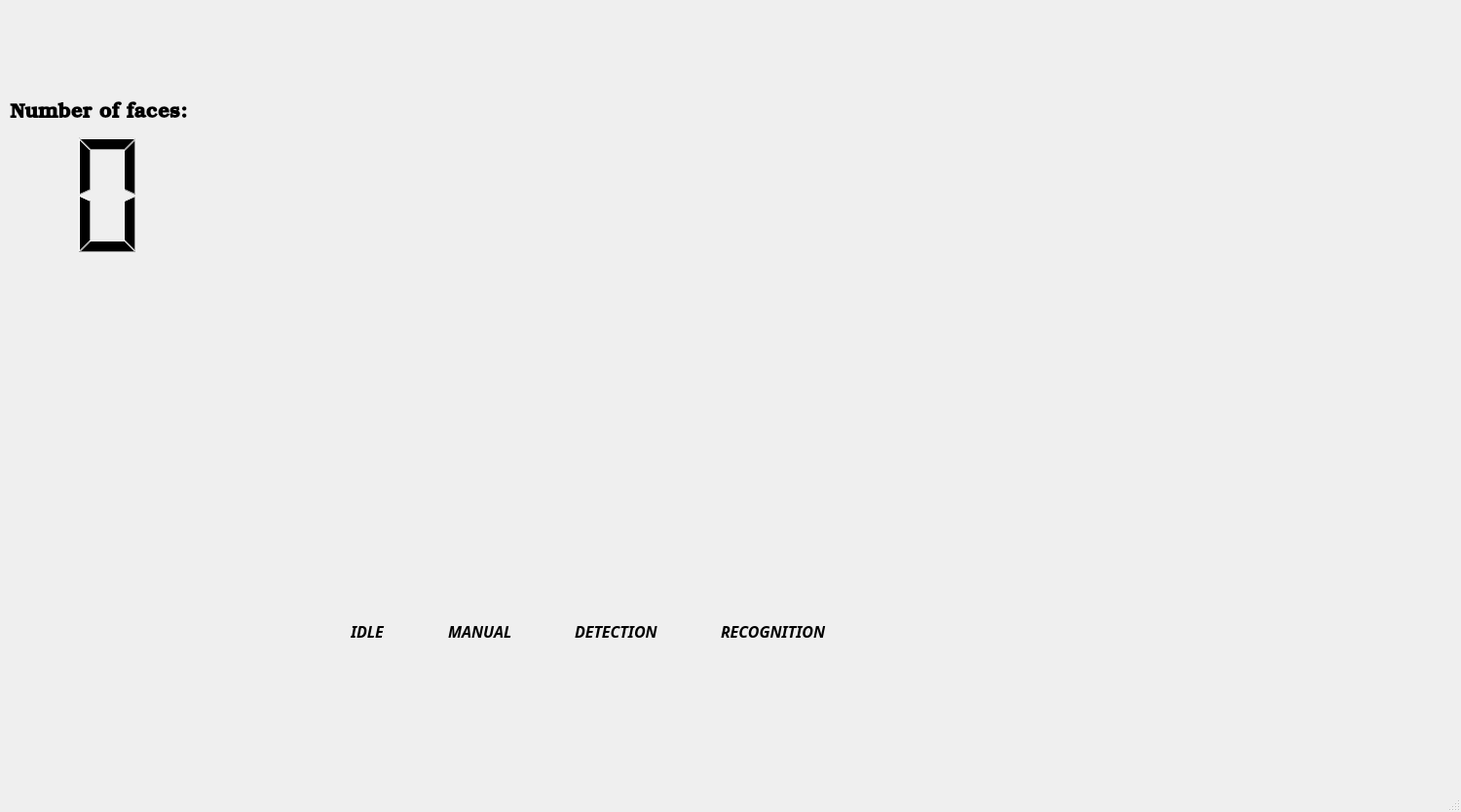
<?xml version="1.0" encoding="UTF-8"?>
<ui version="4.0">
 <class>MainWindow</class>
 <widget class="QMainWindow" name="MainWindow">
  <property name="geometry">
   <rect>
    <x>0</x>
    <y>0</y>
    <width>1500</width>
    <height>834</height>
   </rect>
  </property>
  <property name="font">
   <font>
    <family>Noto Color Emoji</family>
    <pointsize>72</pointsize>
    <weight>75</weight>
    <bold>true</bold>
   </font>
  </property>
  <property name="windowTitle">
   <string>MainWindow</string>
  </property>
  <property name="styleSheet">
   <string notr="true">#MainWindow{
background-color: transparent;
border-image: url(:etc/bimgs_qt/menu_backgroung.jpg);
background: none;
border: none;
background-repeat: none;
}</string>
  </property>
  <widget class="QWidget" name="centralwidget">
   <widget class="QLabel" name="label_record">
    <property name="enabled">
     <bool>true</bool>
    </property>
    <property name="geometry">
     <rect>
      <x>280</x>
      <y>60</y>
      <width>641</width>
      <height>481</height>
     </rect>
    </property>
    <property name="focusPolicy">
     <enum>Qt::NoFocus</enum>
    </property>
    <property name="contextMenuPolicy">
     <enum>Qt::PreventContextMenu</enum>
    </property>
    <property name="styleSheet">
     <string notr="true">#label_record{
background-color: transparent;
border-image: url(:etc/bimgs_qt/WARMING.jpg);
background: none;
border: none;
background-repeat: none;
}</string>
    </property>
    <property name="frameShape">
     <enum>QFrame::NoFrame</enum>
    </property>
    <property name="frameShadow">
     <enum>QFrame::Plain</enum>
    </property>
    <property name="text">
     <string/>
    </property>
    <property name="textFormat">
     <enum>Qt::PlainText</enum>
    </property>
   </widget>
   <widget class="QLabel" name="square">
    <property name="geometry">
     <rect>
      <x>170</x>
      <y>-50</y>
      <width>851</width>
      <height>711</height>
     </rect>
    </property>
    <property name="styleSheet">
     <string notr="true">#square{
background-color: transparent;
border-image: url(:etc/bimgs_qt/SQUARE_SHAPE.png);
background: none;
border: none;
background-repeat: none;
}</string>
    </property>
    <property name="text">
     <string/>
    </property>
   </widget>
   <widget class="QLabel" name="label">
    <property name="geometry">
     <rect>
      <x>10</x>
      <y>100</y>
      <width>211</width>
      <height>31</height>
     </rect>
    </property>
    <property name="font">
     <font>
      <family>URW Bookman L</family>
      <pointsize>16</pointsize>
      <weight>75</weight>
      <bold>true</bold>
     </font>
    </property>
    <property name="text">
     <string>Number of faces:</string>
    </property>
   </widget>
   <widget class="QPushButton" name="arrowleft_button">
    <property name="geometry">
     <rect>
      <x>210</x>
      <y>260</y>
      <width>41</width>
      <height>61</height>
     </rect>
    </property>
    <property name="styleSheet">
     <string notr="true">#arrowleft_button{
background-color: transparent;
border-image: url(:etc/bimgs_qt/ARROW_LEFT.png);
background: none;
border: none;
background-repeat: none;
}
#arrowleft_button:pressed{
background-color: transparent;
border-image: url(:etc/bimgs_qt/ARROW_LEFT_on.png);
background: none;
border: none;
background-repeat: none;
}
</string>
    </property>
    <property name="text">
     <string/>
    </property>
   </widget>
   <widget class="QPushButton" name="arrowright_button">
    <property name="geometry">
     <rect>
      <x>950</x>
      <y>270</y>
      <width>41</width>
      <height>61</height>
     </rect>
    </property>
    <property name="styleSheet">
     <string notr="true">#arrowright_button{
background-color: transparent;
border-image: url(:etc/bimgs_qt/ARROW_RIGHT.png);
background: none;
border: none;
background-repeat: none;
}
#arrowright_button:pressed{
background-color: transparent;
border-image: url(:etc/bimgs_qt/ARROW_RIGHT_on.png);
background: none;
border: none;
background-repeat: none;
}
</string>
    </property>
    <property name="text">
     <string/>
    </property>
   </widget>
   <widget class="QWidget" name="verticalLayoutWidget">
    <property name="geometry">
     <rect>
      <x>1120</x>
      <y>460</y>
      <width>160</width>
      <height>141</height>
     </rect>
    </property>
    <layout class="QVBoxLayout" name="verticalLayout_3">
     <item>
      <widget class="QWidget" name="widget" native="true">
       <widget class="QPushButton" name="exit_button">
        <property name="enabled">
         <bool>true</bool>
        </property>
        <property name="geometry">
         <rect>
          <x>10</x>
          <y>0</y>
          <width>131</width>
          <height>141</height>
         </rect>
        </property>
        <property name="cursor">
         <cursorShape>PointingHandCursor</cursorShape>
        </property>
        <property name="styleSheet">
         <string notr="true">#exit_button{
background-color: transparent;
border-image: url(:etc/bimgs_qt/EXIT.png);
background: none;
border: none;
background-repeat: none;
}
#exit_button:pressed{
background-color: transparent;
border-image: url(:etc/bimgs_qt/EXIT_on.png);
background: none;
border: none;
background-repeat: none;
}</string>
        </property>
        <property name="text">
         <string/>
        </property>
       </widget>
      </widget>
     </item>
    </layout>
   </widget>
   <widget class="QWidget" name="verticalLayoutWidget_2">
    <property name="geometry">
     <rect>
      <x>1120</x>
      <y>90</y>
      <width>160</width>
      <height>321</height>
     </rect>
    </property>
    <layout class="QVBoxLayout" name="verticalLayout_4">
     <item>
      <widget class="QWidget" name="widget_2" native="true">
       <widget class="QPushButton" name="play_button">
        <property name="geometry">
         <rect>
          <x>30</x>
          <y>20</y>
          <width>111</width>
          <height>101</height>
         </rect>
        </property>
        <property name="cursor">
         <cursorShape>PointingHandCursor</cursorShape>
        </property>
        <property name="styleSheet">
         <string notr="true">#play_button{
background-color: transparent;
border-image: url(:etc/bimgs_qt/PLAY.png);
background: none;
border: none;
background-repeat: none;
}
#play_button:pressed{
background-color: transparent;
border-image: url(:etc/bimgs_qt/PLAY_on.png);
background: none;
border: none;
background-repeat: none;
}
</string>
        </property>
        <property name="text">
         <string/>
        </property>
       </widget>
       <widget class="QWidget" name="widget_3" native="true">
        <property name="geometry">
         <rect>
          <x>10</x>
          <y>170</y>
          <width>141</width>
          <height>121</height>
         </rect>
        </property>
        <widget class="QPushButton" name="settings_button">
         <property name="geometry">
          <rect>
           <x>20</x>
           <y>10</y>
           <width>101</width>
           <height>101</height>
          </rect>
         </property>
         <property name="cursor">
          <cursorShape>PointingHandCursor</cursorShape>
         </property>
         <property name="styleSheet">
          <string notr="true">#settings_button{
background-color: transparent;
border-image: url(:etc/bimgs_qt/SETTINGS.png);
background: none;
border: none;
background-repeat: none;
}
#settings_button:pressed{
background-color: transparent;
border-image: url(:etc/bimgs_qt/SETTINGS_on.png);
background: none;
border: none;
background-repeat: none;
}</string>
         </property>
         <property name="text">
          <string/>
         </property>
        </widget>
       </widget>
      </widget>
     </item>
    </layout>
   </widget>
   <widget class="QLCDNumber" name="number_of_faces_lcd">
    <property name="geometry">
     <rect>
      <x>30</x>
      <y>130</y>
      <width>161</width>
      <height>141</height>
     </rect>
    </property>
    <property name="font">
     <font>
      <pointsize>72</pointsize>
     </font>
    </property>
    <property name="layoutDirection">
     <enum>Qt::LeftToRight</enum>
    </property>
    <property name="frameShape">
     <enum>QFrame::NoFrame</enum>
    </property>
    <property name="digitCount">
     <number>1</number>
    </property>
   </widget>
   <widget class="QLabel" name="IDLE_MODE_LABEL">
    <property name="geometry">
     <rect>
      <x>350</x>
      <y>670</y>
      <width>51</width>
      <height>51</height>
     </rect>
    </property>
    <property name="styleSheet">
     <string notr="true">#IDLE_MODE_LABEL{
background-color: transparent;
border-image: url(:etc/bimgs_qt/LIGHT_MODE.png);
background: none;
border: none;
background-repeat: none;
}</string>
    </property>
    <property name="text">
     <string/>
    </property>
   </widget>
   <widget class="QLabel" name="MANUAL_MODE_LABEL">
    <property name="geometry">
     <rect>
      <x>490</x>
      <y>670</y>
      <width>51</width>
      <height>51</height>
     </rect>
    </property>
    <property name="styleSheet">
     <string notr="true">#MANUAL_MODE_LABEL{
background-color: transparent;
border-image: url(:etc/bimgs_qt/LIGHT_MODE.png);
background: none;
border: none;
background-repeat: none;
}</string>
    </property>
    <property name="text">
     <string/>
    </property>
   </widget>
   <widget class="QLabel" name="DETECTION_MODE_LABEL">
    <property name="geometry">
     <rect>
      <x>630</x>
      <y>670</y>
      <width>51</width>
      <height>51</height>
     </rect>
    </property>
    <property name="styleSheet">
     <string notr="true">#DETECTION_MODE_LABEL{
background-color: transparent;
border-image: url(:etc/bimgs_qt/LIGHT_MODE.png);
background: none;
border: none;
background-repeat: none;
}</string>
    </property>
    <property name="text">
     <string/>
    </property>
   </widget>
   <widget class="QLabel" name="RECOGNITION_MODE_LABEL">
    <property name="geometry">
     <rect>
      <x>780</x>
      <y>670</y>
      <width>51</width>
      <height>51</height>
     </rect>
    </property>
    <property name="styleSheet">
     <string notr="true">#RECOGNITION_MODE_LABEL{
background-color: transparent;
border-image: url(:etc/bimgs_qt/LIGHT_MODE.png);
background: none;
border: none;
background-repeat: none;
}</string>
    </property>
    <property name="text">
     <string/>
    </property>
   </widget>
   <widget class="QLabel" name="LIGHT_IDLE_MODE">
    <property name="geometry">
     <rect>
      <x>340</x>
      <y>660</y>
      <width>67</width>
      <height>71</height>
     </rect>
    </property>
    <property name="styleSheet">
     <string notr="true">#LIGHT_IDLE_MODE{
background-color: transparent;
border-image: url(:etc/bimgs_qt/LIGHT_OFF.png);
background: none;
border: none;
background-repeat: none;
}</string>
    </property>
    <property name="text">
     <string/>
    </property>
   </widget>
   <widget class="QLabel" name="LIGHT_MANUAL_MODE">
    <property name="geometry">
     <rect>
      <x>480</x>
      <y>660</y>
      <width>67</width>
      <height>71</height>
     </rect>
    </property>
    <property name="styleSheet">
     <string notr="true">#LIGHT_MANUAL_MODE{
background-color: transparent;
border-image: url(:etc/bimgs_qt/LIGHT_OFF.png);
background: none;
border: none;
background-repeat: none;
}</string>
    </property>
    <property name="text">
     <string/>
    </property>
   </widget>
   <widget class="QLabel" name="LIGHT_DETECTION_MODE">
    <property name="geometry">
     <rect>
      <x>620</x>
      <y>660</y>
      <width>67</width>
      <height>71</height>
     </rect>
    </property>
    <property name="styleSheet">
     <string notr="true">#LIGHT_DETECTION_MODE{
background-color: transparent;
border-image: url(:etc/bimgs_qt/LIGHT_OFF.png);
background: none;
border: none;
background-repeat: none;
}</string>
    </property>
    <property name="text">
     <string/>
    </property>
   </widget>
   <widget class="QLabel" name="LIGHT_RECOGNITION_MODE">
    <property name="geometry">
     <rect>
      <x>770</x>
      <y>660</y>
      <width>67</width>
      <height>71</height>
     </rect>
    </property>
    <property name="styleSheet">
     <string notr="true">#LIGHT_RECOGNITION_MODE{
background-color: transparent;
border-image: url(:etc/bimgs_qt/LIGHT_OFF.png);
background: none;
border: none;
background-repeat: none;
}</string>
    </property>
    <property name="text">
     <string/>
    </property>
   </widget>
   <widget class="QLabel" name="label_2">
    <property name="geometry">
     <rect>
      <x>360</x>
      <y>640</y>
      <width>67</width>
      <height>17</height>
     </rect>
    </property>
    <property name="font">
     <font>
      <family>Ubuntu Condensed</family>
      <pointsize>12</pointsize>
      <weight>75</weight>
      <italic>true</italic>
      <bold>true</bold>
     </font>
    </property>
    <property name="text">
     <string>IDLE</string>
    </property>
   </widget>
   <widget class="QLabel" name="label_6">
    <property name="geometry">
     <rect>
      <x>460</x>
      <y>640</y>
      <width>111</width>
      <height>17</height>
     </rect>
    </property>
    <property name="font">
     <font>
      <family>Ubuntu Condensed</family>
      <pointsize>12</pointsize>
      <weight>75</weight>
      <italic>true</italic>
      <bold>true</bold>
     </font>
    </property>
    <property name="text">
     <string>MANUAL</string>
    </property>
   </widget>
   <widget class="QLabel" name="label_7">
    <property name="geometry">
     <rect>
      <x>590</x>
      <y>640</y>
      <width>121</width>
      <height>17</height>
     </rect>
    </property>
    <property name="font">
     <font>
      <family>Ubuntu Condensed</family>
      <pointsize>12</pointsize>
      <weight>75</weight>
      <italic>true</italic>
      <bold>true</bold>
     </font>
    </property>
    <property name="text">
     <string>DETECTION</string>
    </property>
   </widget>
   <widget class="QLabel" name="label_8">
    <property name="geometry">
     <rect>
      <x>740</x>
      <y>640</y>
      <width>141</width>
      <height>17</height>
     </rect>
    </property>
    <property name="font">
     <font>
      <family>Ubuntu Condensed</family>
      <pointsize>12</pointsize>
      <weight>75</weight>
      <italic>true</italic>
      <bold>true</bold>
     </font>
    </property>
    <property name="text">
     <string>RECOGNITION</string>
    </property>
   </widget>
   <widget class="QPushButton" name="arrowup_button">
    <property name="geometry">
     <rect>
      <x>570</x>
      <y>10</y>
      <width>61</width>
      <height>41</height>
     </rect>
    </property>
    <property name="styleSheet">
     <string notr="true">#arrowup_button{
background-color: transparent;
border-image: url(:etc/bimgs_qt/ARROW_UP.png);
background: none;
border: none;
background-repeat: none;
}
#arrowup_button:pressed{
background-color: transparent;
border-image: url(:etc/bimgs_qt/ARROW_UP_on.png);
background: none;
border: none;
background-repeat: none;
}
</string>
    </property>
    <property name="text">
     <string/>
    </property>
   </widget>
   <widget class="QPushButton" name="arrowdown_button">
    <property name="geometry">
     <rect>
      <x>560</x>
      <y>560</y>
      <width>61</width>
      <height>41</height>
     </rect>
    </property>
    <property name="styleSheet">
     <string notr="true">#arrowdown_button{
background-color: transparent;
border-image: url(:etc/bimgs_qt/ARROW_DOWN.png);
background: none;
border: none;
background-repeat: none;
}
#arrowdown_button:pressed{
background-color: transparent;
border-image: url(:etc/bimgs_qt/ARROW_DOWN_on.png);
background: none;
border: none;
background-repeat: none;
}
</string>
    </property>
    <property name="text">
     <string/>
    </property>
   </widget>
   <zorder>LIGHT_RECOGNITION_MODE</zorder>
   <zorder>LIGHT_DETECTION_MODE</zorder>
   <zorder>LIGHT_MANUAL_MODE</zorder>
   <zorder>LIGHT_IDLE_MODE</zorder>
   <zorder>square</zorder>
   <zorder>label_record</zorder>
   <zorder>label</zorder>
   <zorder>arrowleft_button</zorder>
   <zorder>arrowright_button</zorder>
   <zorder>verticalLayoutWidget</zorder>
   <zorder>verticalLayoutWidget_2</zorder>
   <zorder>number_of_faces_lcd</zorder>
   <zorder>RECOGNITION_MODE_LABEL</zorder>
   <zorder>DETECTION_MODE_LABEL</zorder>
   <zorder>MANUAL_MODE_LABEL</zorder>
   <zorder>IDLE_MODE_LABEL</zorder>
   <zorder>label_2</zorder>
   <zorder>label_6</zorder>
   <zorder>label_7</zorder>
   <zorder>label_8</zorder>
   <zorder>arrowup_button</zorder>
   <zorder>arrowdown_button</zorder>
  </widget>
  <widget class="QMenuBar" name="menubar">
   <property name="geometry">
    <rect>
     <x>0</x>
     <y>0</y>
     <width>1500</width>
     <height>22</height>
    </rect>
   </property>
  </widget>
  <widget class="QStatusBar" name="statusbar"/>
 </widget>
 <resources/>
 <connections>
  <connection>
   <sender>exit_button</sender>
   <signal>clicked()</signal>
   <receiver>MainWindow</receiver>
   <slot>close()</slot>
   <hints>
    <hint type="sourcelabel">
     <x>1040</x>
     <y>466</y>
    </hint>
    <hint type="destinationlabel">
     <x>1238</x>
     <y>35</y>
    </hint>
   </hints>
  </connection>
 </connections>
</ui>
